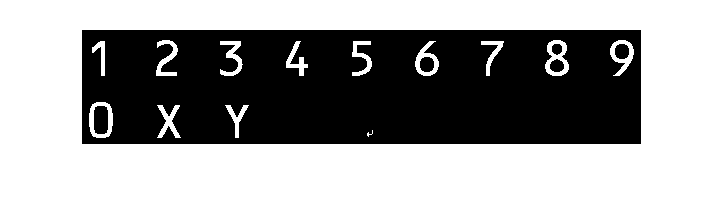
%> input picture 岳让身份证识别/02project/num.bmp, 722 x 200 px
$ octave --eval "demo_1;"   (GNU Octave 9; MATLAB toolbox functions it lacks are replaced by stand-ins)
%> lines starting %> are read from the running program, lines starting %| are printed output that depends on the picture; in (x1, y1, x2, y2) boxes, pixels count from 0 and x2, y2 are one past the last pixel; in counts of white or black regions, pixels touching at a corner belong together; the program's own positions count from 1
function [] = demo_1()
    close all;
    clear;
    [pictureName] = uigetfile('*.jpg', '请选择图片');
%> the answer given: ../../../岳让身份证识别/02project/num.bmp
    pictureInit = init(pictureName);
    tic;            %开始计时
    pictureCut = cut(pictureInit);
% [6 lines not run here, left out]
function [pictureOut] = init(pictureName)
%> called with pictureName = 'num.bmp'
    global picture;
    picture = imread(pictureName);
%> picture: size 200x722 uint8; 58.5% white; 6 black regions, box (x1, y1, x2, y2) and area: (82, 30, 641, 144) 58985, (94, 106, 108, 134) 368, (615, 44, 629, 59) 178, (420, 57, 434, 72) 178, (550, 59, 564, 72) 140, (552, 44, 562, 55) 90
    picture2Gray = rgb2gray(picture);                %转为灰度图像
% [6 lines of commented-out code are left out]
    grayEn = histeq(picture2Gray);              %灰度图均匀化
%     figure,
%     subplot(1, 2, 1), imshow(grayEn);title('灰度增强之后的图像');
%     subplot(1, 2, 2), imhist(grayEn);title('灰度增强之后的直方图');
    %边缘检测
    grayEn = imfilter(grayEn, fspecial('average', 3));      %均值平滑增强之后的灰度图像
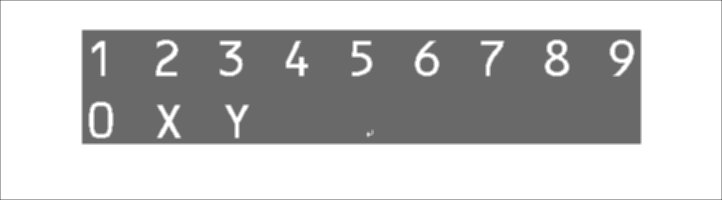
%> grayEn: size 200x722 uint8; min 105, max 255, mean 191.7
    pictureOut = edge(grayEn, 'sobel');
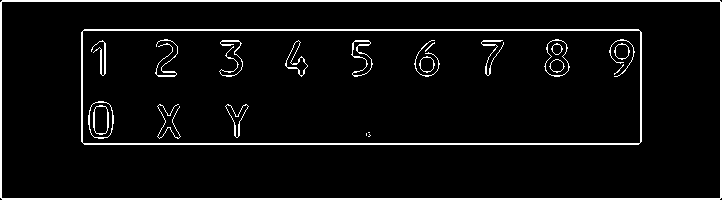
%> pictureOut: size 200x722 logical; 5.7% white; 24 white regions (5 under 20 px), largest, box (x1, y1, x2, y2) and area: (0, 0, 722, 200) 3660, (81, 29, 642, 145) 2668, (351, 40, 373, 77) 182
%     figure,
%     imshow(pictureOut), title('sobel边缘检测之后的图像');
    close all;
end

%图像的初步定位
function [pictureOut] = cut(pictureIn)
    global picture;
    %腐蚀处理去除边界点
    se1 = [1 ; 1 ; 1];
    pictureErode = imerode(pictureIn, se1);
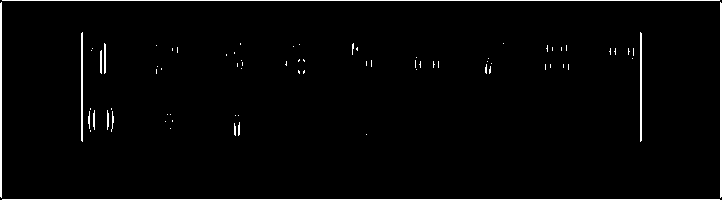
%> pictureErode: size 200x722 logical; 2.2% white in thin lines or dots
%     figure, imshow(pictureErode), title('边缘检测+腐蚀的图像');
    %闭运算，先膨胀后腐蚀去除孔洞，可以平滑图像
    se2 = strel('rectangle', [48, 48]);
    pictureClose = imclose(pictureErode, se2);
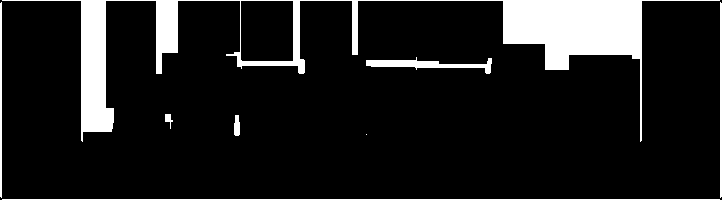
%> pictureClose: size 200x722 logical; 11.6% white; 8 white regions (1 under 20 px), largest, box (x1, y1, x2, y2) and area: (2, 0, 720, 142) 14341, (366, 57, 492, 74) 782, (2, 199, 720, 200) 718
%     figure, imshow(pictureClose), title('经过腐蚀+开运算后的图像');
    pictureCut = bwareaopen(pictureClose, 10000);                    %把小面积去掉
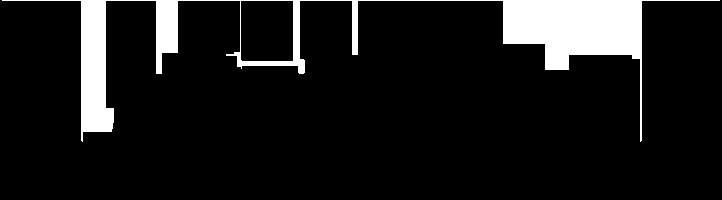
%> pictureCut: size 200x722 logical; 9.9% white; 1 white region, box (x1, y1, x2, y2) and area: (2, 0, 720, 142) 14341
%> (the run ends here)
